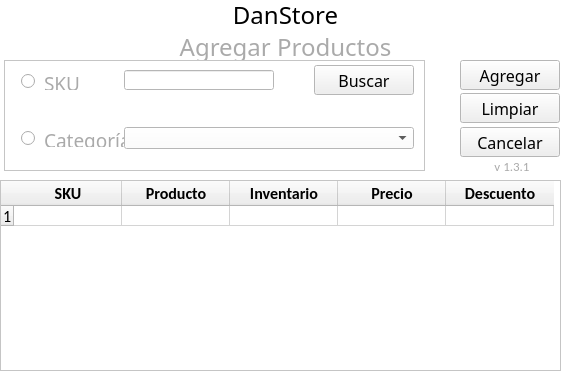
<?xml version="1.0" encoding="UTF-8"?>
<ui version="4.0">
 <class>MainWindow</class>
 <widget class="QMainWindow" name="MainWindow">
  <property name="geometry">
   <rect>
    <x>0</x>
    <y>0</y>
    <width>570</width>
    <height>380</height>
   </rect>
  </property>
  <property name="minimumSize">
   <size>
    <width>570</width>
    <height>380</height>
   </size>
  </property>
  <property name="maximumSize">
   <size>
    <width>570</width>
    <height>380</height>
   </size>
  </property>
  <property name="palette">
   <palette>
    <active>
     <colorrole role="Base">
      <brush brushstyle="SolidPattern">
       <color alpha="255">
        <red>255</red>
        <green>255</green>
        <blue>255</blue>
       </color>
      </brush>
     </colorrole>
     <colorrole role="Window">
      <brush brushstyle="SolidPattern">
       <color alpha="255">
        <red>255</red>
        <green>255</green>
        <blue>255</blue>
       </color>
      </brush>
     </colorrole>
    </active>
    <inactive>
     <colorrole role="Base">
      <brush brushstyle="SolidPattern">
       <color alpha="255">
        <red>255</red>
        <green>255</green>
        <blue>255</blue>
       </color>
      </brush>
     </colorrole>
     <colorrole role="Window">
      <brush brushstyle="SolidPattern">
       <color alpha="255">
        <red>255</red>
        <green>255</green>
        <blue>255</blue>
       </color>
      </brush>
     </colorrole>
    </inactive>
    <disabled>
     <colorrole role="Base">
      <brush brushstyle="SolidPattern">
       <color alpha="255">
        <red>255</red>
        <green>255</green>
        <blue>255</blue>
       </color>
      </brush>
     </colorrole>
     <colorrole role="Window">
      <brush brushstyle="SolidPattern">
       <color alpha="255">
        <red>255</red>
        <green>255</green>
        <blue>255</blue>
       </color>
      </brush>
     </colorrole>
    </disabled>
   </palette>
  </property>
  <property name="windowTitle">
   <string>Agregar Productos</string>
  </property>
  <widget class="QWidget" name="centralwidget">
   <widget class="QLabel" name="L6">
    <property name="geometry">
     <rect>
      <x>487</x>
      <y>157</y>
      <width>50</width>
      <height>20</height>
     </rect>
    </property>
    <property name="font">
     <font>
      <family>Calibri</family>
      <pointsize>14</pointsize>
     </font>
    </property>
    <property name="text">
     <string>&lt;html&gt;&lt;head/&gt;&lt;body&gt;&lt;p&gt;&lt;span style=&quot; font-size:10pt; color:#aaaaaa;&quot;&gt;v 1.3.1&lt;/span&gt;&lt;/p&gt;&lt;/body&gt;&lt;/html&gt;</string>
    </property>
    <property name="alignment">
     <set>Qt::AlignCenter</set>
    </property>
   </widget>
   <widget class="QLabel" name="L1">
    <property name="geometry">
     <rect>
      <x>0</x>
      <y>0</y>
      <width>571</width>
      <height>30</height>
     </rect>
    </property>
    <property name="font">
     <font>
      <family>Impact</family>
      <pointsize>18</pointsize>
     </font>
    </property>
    <property name="text">
     <string>DanStore</string>
    </property>
    <property name="alignment">
     <set>Qt::AlignCenter</set>
    </property>
   </widget>
   <widget class="QPushButton" name="b_Cancelar">
    <property name="geometry">
     <rect>
      <x>460</x>
      <y>127</y>
      <width>100</width>
      <height>30</height>
     </rect>
    </property>
    <property name="font">
     <font>
      <family>Swis721 LtCn BT</family>
      <pointsize>12</pointsize>
     </font>
    </property>
    <property name="focusPolicy">
     <enum>Qt::StrongFocus</enum>
    </property>
    <property name="text">
     <string>Cancelar</string>
    </property>
   </widget>
   <widget class="QFrame" name="fr_buscar">
    <property name="geometry">
     <rect>
      <x>4</x>
      <y>60</y>
      <width>421</width>
      <height>111</height>
     </rect>
    </property>
    <property name="frameShape">
     <enum>QFrame::StyledPanel</enum>
    </property>
    <property name="frameShadow">
     <enum>QFrame::Raised</enum>
    </property>
    <widget class="QPushButton" name="b_Buscar">
     <property name="geometry">
      <rect>
       <x>310</x>
       <y>5</y>
       <width>100</width>
       <height>30</height>
      </rect>
     </property>
     <property name="font">
      <font>
       <family>Swis721 LtCn BT</family>
       <pointsize>12</pointsize>
      </font>
     </property>
     <property name="focusPolicy">
      <enum>Qt::StrongFocus</enum>
     </property>
     <property name="text">
      <string>Buscar</string>
     </property>
    </widget>
    <widget class="QLabel" name="L3">
     <property name="geometry">
      <rect>
       <x>40</x>
       <y>10</y>
       <width>80</width>
       <height>20</height>
      </rect>
     </property>
     <property name="font">
      <font>
       <family>Swis721 LtCn BT</family>
       <pointsize>14</pointsize>
      </font>
     </property>
     <property name="text">
      <string>&lt;html&gt;&lt;head/&gt;&lt;body&gt;&lt;p&gt;&lt;span style=&quot; color:#aaaaaa;&quot;&gt;SKU&lt;/span&gt;&lt;/p&gt;&lt;/body&gt;&lt;/html&gt;</string>
     </property>
    </widget>
    <widget class="QLineEdit" name="D_sku">
     <property name="geometry">
      <rect>
       <x>120</x>
       <y>10</y>
       <width>150</width>
       <height>20</height>
      </rect>
     </property>
     <property name="palette">
      <palette>
       <active>
        <colorrole role="Text">
         <brush brushstyle="SolidPattern">
          <color alpha="255">
           <red>0</red>
           <green>160</green>
           <blue>245</blue>
          </color>
         </brush>
        </colorrole>
       </active>
       <inactive>
        <colorrole role="Text">
         <brush brushstyle="SolidPattern">
          <color alpha="255">
           <red>0</red>
           <green>160</green>
           <blue>245</blue>
          </color>
         </brush>
        </colorrole>
       </inactive>
       <disabled>
        <colorrole role="Text">
         <brush brushstyle="SolidPattern">
          <color alpha="255">
           <red>120</red>
           <green>120</green>
           <blue>120</blue>
          </color>
         </brush>
        </colorrole>
       </disabled>
      </palette>
     </property>
     <property name="font">
      <font>
       <family>Calibri</family>
       <pointsize>12</pointsize>
      </font>
     </property>
     <property name="text">
      <string/>
     </property>
     <property name="maxLength">
      <number>10</number>
     </property>
     <property name="clearButtonEnabled">
      <bool>true</bool>
     </property>
    </widget>
    <widget class="QLabel" name="L4">
     <property name="geometry">
      <rect>
       <x>40</x>
       <y>67</y>
       <width>80</width>
       <height>20</height>
      </rect>
     </property>
     <property name="font">
      <font>
       <family>Swis721 LtCn BT</family>
       <pointsize>14</pointsize>
      </font>
     </property>
     <property name="text">
      <string>&lt;html&gt;&lt;head/&gt;&lt;body&gt;&lt;p&gt;&lt;span style=&quot; color:#aaaaaa;&quot;&gt;Categoría&lt;/span&gt;&lt;/p&gt;&lt;/body&gt;&lt;/html&gt;</string>
     </property>
    </widget>
    <widget class="QComboBox" name="D_categoria">
     <property name="geometry">
      <rect>
       <x>120</x>
       <y>67</y>
       <width>290</width>
       <height>22</height>
      </rect>
     </property>
     <property name="palette">
      <palette>
       <active>
        <colorrole role="Button">
         <brush brushstyle="SolidPattern">
          <color alpha="255">
           <red>255</red>
           <green>255</green>
           <blue>255</blue>
          </color>
         </brush>
        </colorrole>
        <colorrole role="Text">
         <brush brushstyle="SolidPattern">
          <color alpha="255">
           <red>0</red>
           <green>160</green>
           <blue>245</blue>
          </color>
         </brush>
        </colorrole>
        <colorrole role="Base">
         <brush brushstyle="SolidPattern">
          <color alpha="255">
           <red>255</red>
           <green>255</green>
           <blue>255</blue>
          </color>
         </brush>
        </colorrole>
        <colorrole role="Window">
         <brush brushstyle="SolidPattern">
          <color alpha="255">
           <red>255</red>
           <green>255</green>
           <blue>255</blue>
          </color>
         </brush>
        </colorrole>
       </active>
       <inactive>
        <colorrole role="Button">
         <brush brushstyle="SolidPattern">
          <color alpha="255">
           <red>255</red>
           <green>255</green>
           <blue>255</blue>
          </color>
         </brush>
        </colorrole>
        <colorrole role="Text">
         <brush brushstyle="SolidPattern">
          <color alpha="255">
           <red>0</red>
           <green>160</green>
           <blue>245</blue>
          </color>
         </brush>
        </colorrole>
        <colorrole role="Base">
         <brush brushstyle="SolidPattern">
          <color alpha="255">
           <red>255</red>
           <green>255</green>
           <blue>255</blue>
          </color>
         </brush>
        </colorrole>
        <colorrole role="Window">
         <brush brushstyle="SolidPattern">
          <color alpha="255">
           <red>255</red>
           <green>255</green>
           <blue>255</blue>
          </color>
         </brush>
        </colorrole>
       </inactive>
       <disabled>
        <colorrole role="Button">
         <brush brushstyle="SolidPattern">
          <color alpha="255">
           <red>255</red>
           <green>255</green>
           <blue>255</blue>
          </color>
         </brush>
        </colorrole>
        <colorrole role="Text">
         <brush brushstyle="SolidPattern">
          <color alpha="255">
           <red>120</red>
           <green>120</green>
           <blue>120</blue>
          </color>
         </brush>
        </colorrole>
        <colorrole role="Base">
         <brush brushstyle="SolidPattern">
          <color alpha="255">
           <red>255</red>
           <green>255</green>
           <blue>255</blue>
          </color>
         </brush>
        </colorrole>
        <colorrole role="Window">
         <brush brushstyle="SolidPattern">
          <color alpha="255">
           <red>255</red>
           <green>255</green>
           <blue>255</blue>
          </color>
         </brush>
        </colorrole>
       </disabled>
      </palette>
     </property>
     <property name="styleSheet">
      <string notr="true">background-color: rgb(255, 255, 255);</string>
     </property>
     <property name="editable">
      <bool>false</bool>
     </property>
     <item>
      <property name="text">
       <string/>
      </property>
     </item>
    </widget>
    <widget class="QRadioButton" name="b_sku">
     <property name="geometry">
      <rect>
       <x>17</x>
       <y>13</y>
       <width>15</width>
       <height>17</height>
      </rect>
     </property>
     <property name="text">
      <string/>
     </property>
    </widget>
    <widget class="QRadioButton" name="b_categoria">
     <property name="geometry">
      <rect>
       <x>17</x>
       <y>70</y>
       <width>15</width>
       <height>17</height>
      </rect>
     </property>
     <property name="text">
      <string/>
     </property>
    </widget>
   </widget>
   <widget class="QPushButton" name="b_Agregar">
    <property name="geometry">
     <rect>
      <x>460</x>
      <y>60</y>
      <width>100</width>
      <height>30</height>
     </rect>
    </property>
    <property name="font">
     <font>
      <family>Swis721 LtCn BT</family>
      <pointsize>12</pointsize>
     </font>
    </property>
    <property name="focusPolicy">
     <enum>Qt::StrongFocus</enum>
    </property>
    <property name="text">
     <string>Agregar</string>
    </property>
   </widget>
   <widget class="QLabel" name="L2">
    <property name="geometry">
     <rect>
      <x>0</x>
      <y>30</y>
      <width>571</width>
      <height>30</height>
     </rect>
    </property>
    <property name="font">
     <font>
      <family>Swis721 LtCn BT</family>
      <pointsize>18</pointsize>
     </font>
    </property>
    <property name="frameShadow">
     <enum>QFrame::Plain</enum>
    </property>
    <property name="midLineWidth">
     <number>0</number>
    </property>
    <property name="text">
     <string>&lt;html&gt;&lt;head/&gt;&lt;body&gt;&lt;p&gt;&lt;span style=&quot; color:#aaaaaa;&quot;&gt;Agregar Productos&lt;/span&gt;&lt;/p&gt;&lt;/body&gt;&lt;/html&gt;</string>
    </property>
    <property name="alignment">
     <set>Qt::AlignCenter</set>
    </property>
   </widget>
   <widget class="QTableWidget" name="t_Productos">
    <property name="geometry">
     <rect>
      <x>0</x>
      <y>180</y>
      <width>561</width>
      <height>191</height>
     </rect>
    </property>
    <attribute name="horizontalHeaderVisible">
     <bool>true</bool>
    </attribute>
    <attribute name="horizontalHeaderCascadingSectionResizes">
     <bool>false</bool>
    </attribute>
    <attribute name="horizontalHeaderDefaultSectionSize">
     <number>108</number>
    </attribute>
    <attribute name="horizontalHeaderMinimumSectionSize">
     <number>10</number>
    </attribute>
    <attribute name="verticalHeaderDefaultSectionSize">
     <number>20</number>
    </attribute>
    <row>
     <property name="text">
      <string>1</string>
     </property>
     <property name="font">
      <font>
       <family>Calibri</family>
       <pointsize>12</pointsize>
      </font>
     </property>
    </row>
    <column>
     <property name="text">
      <string>SKU</string>
     </property>
     <property name="font">
      <font>
       <family>Calibri</family>
       <pointsize>12</pointsize>
       <weight>75</weight>
       <bold>true</bold>
      </font>
     </property>
     <property name="textAlignment">
      <set>AlignCenter</set>
     </property>
     <property name="foreground">
      <brush brushstyle="SolidPattern">
       <color alpha="255">
        <red>0</red>
        <green>0</green>
        <blue>0</blue>
       </color>
      </brush>
     </property>
    </column>
    <column>
     <property name="text">
      <string>Producto</string>
     </property>
     <property name="font">
      <font>
       <family>Calibri</family>
       <pointsize>12</pointsize>
       <weight>75</weight>
       <bold>true</bold>
      </font>
     </property>
     <property name="textAlignment">
      <set>AlignCenter</set>
     </property>
    </column>
    <column>
     <property name="text">
      <string>Inventario</string>
     </property>
     <property name="font">
      <font>
       <family>Calibri</family>
       <pointsize>12</pointsize>
       <weight>75</weight>
       <bold>true</bold>
      </font>
     </property>
     <property name="textAlignment">
      <set>AlignCenter</set>
     </property>
    </column>
    <column>
     <property name="text">
      <string>Precio</string>
     </property>
     <property name="font">
      <font>
       <family>Calibri</family>
       <pointsize>12</pointsize>
       <weight>75</weight>
       <bold>true</bold>
      </font>
     </property>
     <property name="textAlignment">
      <set>AlignCenter</set>
     </property>
    </column>
    <column>
     <property name="text">
      <string>Descuento</string>
     </property>
     <property name="font">
      <font>
       <family>Calibri</family>
       <pointsize>12</pointsize>
       <weight>75</weight>
       <bold>true</bold>
      </font>
     </property>
     <property name="textAlignment">
      <set>AlignCenter</set>
     </property>
    </column>
    <item row="0" column="0">
     <property name="text">
      <string/>
     </property>
    </item>
   </widget>
   <widget class="QPushButton" name="b_Limpiar">
    <property name="geometry">
     <rect>
      <x>460</x>
      <y>93</y>
      <width>100</width>
      <height>30</height>
     </rect>
    </property>
    <property name="font">
     <font>
      <family>Swis721 LtCn BT</family>
      <pointsize>12</pointsize>
     </font>
    </property>
    <property name="focusPolicy">
     <enum>Qt::StrongFocus</enum>
    </property>
    <property name="text">
     <string>Limpiar</string>
    </property>
   </widget>
  </widget>
 </widget>
 <tabstops>
  <tabstop>b_sku</tabstop>
  <tabstop>b_categoria</tabstop>
  <tabstop>D_sku</tabstop>
  <tabstop>D_categoria</tabstop>
  <tabstop>b_Buscar</tabstop>
  <tabstop>t_Productos</tabstop>
  <tabstop>b_Agregar</tabstop>
  <tabstop>b_Cancelar</tabstop>
 </tabstops>
 <resources/>
 <connections/>
</ui>
